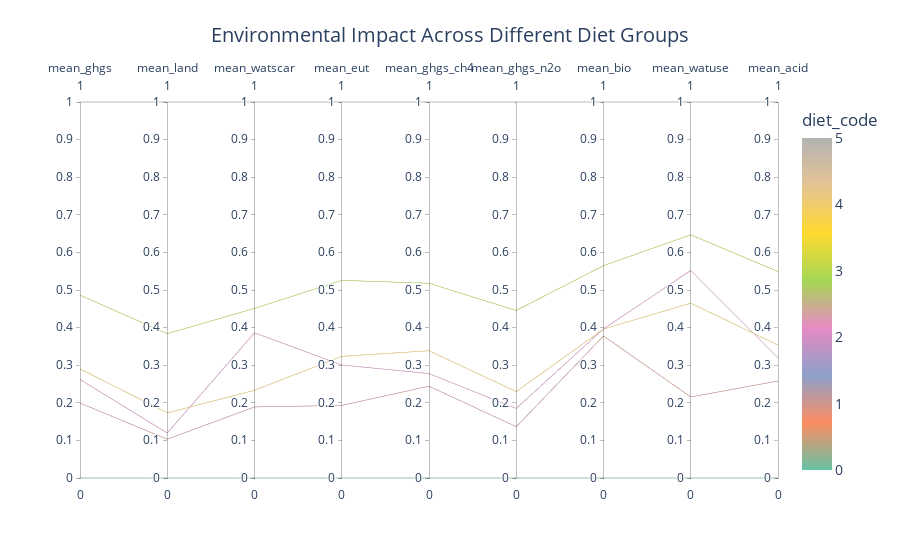

The code cell stored with this chart in its notebook:
### Code cell
#Parallel Coordinates Plot 
import pandas as pd
import plotly.express as px
from sklearn.preprocessing import MinMaxScaler

data_path = 'data/Results_21MAR2022_nokcaladjust.csv'
df = pd.read_csv(data_path)

df.columns = df.columns.str.strip().str.lower().str.replace(' ', '_')

columns_of_interest = [
    'diet_group', 'mean_ghgs', 'mean_land', 'mean_watscar',
    'mean_eut', 'mean_ghgs_ch4', 'mean_ghgs_n2o',
    'mean_bio', 'mean_watuse', 'mean_acid'
]

df_selected = df[columns_of_interest]

df_grouped = df_selected.groupby('diet_group').mean().reset_index()

scaler = MinMaxScaler()
df_grouped.iloc[:, 1:] = scaler.fit_transform(df_grouped.iloc[:, 1:])

diet_mapping = {
    'vegan': 0,
    'veggie': 1,
    'fish': 2,
    'meat': 3,
    'meat50': 4,
    'meat100': 5
}
df_grouped['diet_code'] = df_grouped['diet_group'].map(diet_mapping)

fig = px.parallel_coordinates(
    df_grouped,
    color='diet_code',  
    dimensions=[
        'mean_ghgs', 'mean_land', 'mean_watscar',
        'mean_eut', 'mean_ghgs_ch4', 'mean_ghgs_n2o',
        'mean_bio', 'mean_watuse', 'mean_acid'
    ],
    color_continuous_scale=px.colors.qualitative.Set2
)

fig.update_layout(
    title={
        'text': "Environmental Impact Across Different Diet Groups",
        'y':0.95, 
        'x':0.5,
        'xanchor': 'center',
        'yanchor': 'top'
    },
    title_font_size=20,
    font=dict(
        size=14
    ),
    plot_bgcolor='white',
    margin=dict(t=100)  
)

fig.write_image("parallel_coordinates.png")

fig.show()

### Figure 1 — Plotly figure (JSON) as saved in the notebook; plotly's stock layout.template omitted (floating-point values rounded to 4 significant figures)
{"data": [{"dimensions": [{"label": "mean_ghgs", "values": [0.262, 0.4864, 1.0, 0.2904, 0.0, 0.1993]}, {"label": "mean_land", "values": [0.1196, 0.3838, 1.0, 0.173, 0.0, 0.1031]}, {"label": "mean_watscar", "values": [0.3862, 0.451, 1.0, 0.2333, 0.0, 0.189]}, {"label": "mean_eut", "values": [0.3005, 0.5257, 1.0, 0.3236, 0.0, 0.193]}, {"label": "mean_ghgs_ch4", "values": [0.2778, 0.5179, 1.0, 0.3384, 0.0, 0.2442]}, {"label": "mean_ghgs_n2o", "values": [0.185, 0.4456, 1.0, 0.2298, 0.0, 0.1363]}, {"label": "mean_bio", "values": [0.3967, 0.5647, 1.0, 0.396, 0.0, 0.3778]}, {"label": "mean_watuse", "values": [0.5519, 0.6468, 1.0, 0.4651, 0.0, 0.2155]}, {"label": "mean_acid", "values": [0.3197, 0.5491, 1.0, 0.3535, 0.0, 0.2581]}], "domain": {"x": [0.0, 1.0], "y": [0.0, 1.0]}, "line": {"color": [2, 3, 5, 4, 0, 1], "coloraxis": "coloraxis"}, "name": "", "type": "parcoords"}], "layout": {"coloraxis": {"colorbar": {"title": {"text": "diet_code"}}, "colorscale": [[0.0, "rgb(102,194,165)"], [0.1429, "rgb(252,141,98)"], [0.2857, "rgb(141,160,203)"], [0.4286, "rgb(231,138,195)"], [0.5714, "rgb(166,216,84)"], [0.7143, "rgb(255,217,47)"], [0.8571, "rgb(229,196,148)"], [1.0, "rgb(179,179,179)"]]}, "legend": {"tracegroupgap": 0}, "margin": {"t": 100}, "title": {"font": {"size": 20}, "text": "Environmental Impact Across Different Diet Groups", "y": 0.95, "x": 0.5, "xanchor": "center", "yanchor": "top"}, "font": {"size": 14}, "plot_bgcolor": "white"}}
